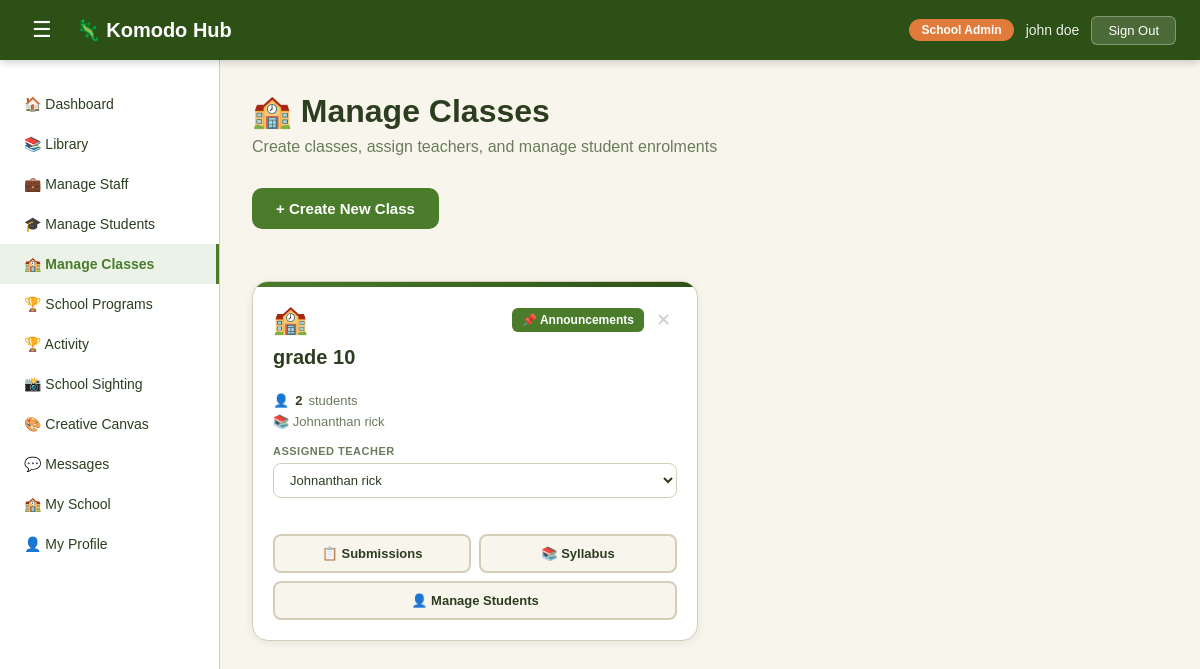
Page /classes (signed in) on the committed database.
### tables this page shows
CREATE TABLE user(
    user_id INTEGER PRIMARY KEY AUTOINCREMENT,
    fullname TEXT NOT NULL,
    email TEXT NOT NULL,
    role TEXT,
    password TEXT NOT NULL,
    organization_id INTEGER, avatar TEXT, phone TEXT, location TEXT, created_at TIMESTAMP DEFAULT '2025-01-01', status TEXT DEFAULT 'active', points INTEGER DEFAULT 0,
    FOREIGN KEY (organization_id) REFERENCES organization(organization_id)
);

CREATE TABLE class (
    class_id INTEGER PRIMARY KEY AUTOINCREMENT,
    name TEXT NOT NULL,
    subject TEXT,
    organization_id INTEGER NOT NULL,
    teacher_id INTEGER,
    created_at TIMESTAMP DEFAULT CURRENT_TIMESTAMP,
    FOREIGN KEY (organization_id) REFERENCES organization(organization_id),
    FOREIGN KEY (teacher_id) REFERENCES user(user_id)
);

### app.py (the view)
@app.route('/classes')
def get_classes():
    if 'user_id' not in session:
        return redirect(url_for('login_get'))
    if session['role'] not in ['school-admin', 'principal', 'teacher']:
        return abort(403)
    user = db.fetch_one('SELECT * FROM user WHERE user_id = ?', (session['user_id'],))
    org_id = session.get('organization_id')
    if session['role'] == 'teacher':
        sql = '''
            SELECT c.*,
                u.fullname as teacher_name,
                (SELECT COUNT(*) FROM class_enrollment ce
                WHERE ce.class_id = c.class_id) as student_count
            FROM class c
            LEFT JOIN user u ON c.teacher_id = u.user_id
            WHERE c.organization_id = ? AND c.teacher_id = ?
            ORDER BY c.created_at DESC
        '''
        classes = db.fetch_query(sql, (org_id, session['user_id']))
    else:
        sql = '''
            SELECT c.*,
                u.fullname as teacher_name,
                (SELECT COUNT(*) FROM class_enrollment ce
                WHERE ce.class_id = c.class_id) as student_count
            FROM class c
            LEFT JOIN user u ON c.teacher_id = u.user_id
            WHERE c.organization_id = ?
            ORDER BY c.created_at DESC
        '''
        classes = db.fetch_query(sql, (org_id,))
    teachers = db.fetch_query(
        "SELECT user_id, fullname FROM user WHERE role = 'teacher' AND organization_id = ?",
        (org_id,)
    )
    return render_template('shared/classes.html',
        user=user,
        classes=[dict(c) for c in classes],
        teachers=teachers
    )

### app.py (called while the page is built)
@app.context_processor
def inject_enrolled_class():
    if session.get('role') == 'student' and session.get('user_id'):
        enrolled_class = db.fetch_one(
            'SELECT class_id FROM class_enrollment WHERE student_id = ? LIMIT 1',
            (session['user_id'],)
        )
        return {'enrolled_class': enrolled_class}
    return {'enrolled_class': None}

### database.py (called while the page is built)
def fetch_query(sql, params=()):
    with sqlite3.connect('Komodo_DB.db') as con:
        con.row_factory = sqlite3.Row
        cur = con.cursor()
        cur.execute(sql, params)
        rows = cur.fetchall()
        return rows

def fetch_one(sql, params=()):
    with sqlite3.connect('Komodo_DB.db') as con:
        con.row_factory = sqlite3.Row
        cur = con.cursor()
        cur.execute(sql, params)
        row = cur.fetchone()
        return row

### templates/shared/classes.html (shortened to what this page needs)
<!DOCTYPE html>
<html lang="en">
<head>
    <link rel="stylesheet" href="{{ url_for('static', filename='css/style.css') }}">
    <link rel="stylesheet" href="{{ url_for('static', filename='css/dashboard.css') }}">
    <link rel="stylesheet" href="{{ url_for('static', filename='css/tabs/classes.css') }}">
</head>
<body class="dashboard-body">
    {% include 'shared/navbar.html' %}
    <div class="dash-layout">
        {% include 'shared/sidebar.html' %}
        <main class="dash-main">
            <div class="page-header">
                <h1>&#127979; Manage Classes</h1>
                <p>Create classes, assign teachers, and manage student enrolments</p>
            </div>
            <div style="margin-bottom: 24px;">
                {% if user['role'] in ['school-admin', 'principal'] %}
                <button class="btn-create-class" onclick="openCreateClassModal()">
                    + Create New Class
                </button>
                {% endif %}
            </div>
            <div class="classes-grid" id="classes-grid">
                {% for c in classes %}
                <div class="class-card" id="class-card-{{ c['class_id'] }}">
                    <div class="class-card-header">
                        <div class="class-icon">&#127979;</div>
                        <div style="display:flex; align-items:center; gap:6px;">
                            <a href="/notes/{{ c['class_id'] }}" class="btn-notes-corner">📌 Announcements</a>
                            {% if user['role'] in ['school-admin', 'principal'] %}
                            <button class="btn-delete-class" onclick="deleteClass({{ c['class_id'] }})">✕</button>
                            {% endif %}
                        </div>
                    </div>
                    <h3 class="class-name">{{ c['name'] }}</h3>
                    <div class="class-stats">
                        <span class="class-stat">
                            &#128100;
                            <strong>{{ c['student_count'] }}</strong> students
                        </span>
                        <span class="class-stat">
                            &#128218;
                            {% if c['teacher_name'] %}
                                {{ c['teacher_name'] }}
                            {% else %}
                                <em>No teacher assigned</em>
                            {% endif %}
                        </span>
                    </div>
                    {% if user['role'] in ['school-admin', 'principal'] %}
                    <div class="class-teacher-select">
                        <label>Assigned Teacher</label>
                        <select onchange="updateTeacher({{ c['class_id'] }}, this.value)">
                            {% for t in teachers %}
                            <option value="{{ t['user_id'] }}"
                                {% if c['teacher_id'] == t['user_id'] %}selected{% endif %}>
                                {{ t['fullname'] }}
                            </option>
                            {% endfor %}
                        </select>
                    </div>
                    {% endif %}
                    <div class="class-card-actions">
                        <a href="/class-submissions/{{ c['class_id'] }}" class="btn-notes-link">📋 Submissions</a>
                        <a href="/syllabus/{{ c['class_id'] }}" class="btn-notes-link btn-syllabus">&#128218; Syllabus</a>
                    </div>
                    <button class="btn-manage-students"
                            onclick="openStudentsModal({{ c['class_id'] }}, '{{ c['name'] }}')">
                        &#128100; Manage Students
                    </button>
                </div>
                {% else %}
                <div class="no-classes" data-placeholder>
                    <p>No classes yet. Create your first one!</p>
                </div>
                {% endfor %}
            </div>
        </main>
    </div>
</body>
</html>

### templates/shared/navbar.html
    <nav class="dash-nav">
        <div class="dash-nav-left">
            <button class="sidebar-toggle" onclick="toggleSidebar()">&#9776;</button>
            <a href="/dashboard/{{ user['role'] }}" class="dash-logo">&#129422; Komodo Hub</a>
        </div>
        <div class="dash-nav-right">
            <span class="nav-role-badge">{{ user['role'].replace('-', ' ').title() }}</span>
            <span class="nav-username">{{ user['fullname'] }}</span>
            <button class="btn-signout" onclick="signOut()">Sign Out</button>
        </div>
    </nav>

### static/css/style.css (style rules this page uses)
* { margin: 0; padding: 0; box-sizing: border-box; }
:root { --primary-green: #2D5016; --secondary-green: #4A7C2C; --accent-orange: #E17B3C; --light-bg: #F8F5ED; --white: #FFFFFF; --text-dark: #2C3E1F; --text-muted: #6B7C5C; --border-color: #D4CDB8; }
body { font-family: Arial, sans-serif; background-color: var(--light-bg); min-height: 100vh; display: flex; align-items: center; justify-content: center; padding: 20px; }

### static/css/dashboard.css (style rules this page uses)
.dashboard-body { display: block; padding: 0; background-color: var(--light-bg); min-height: 100vh; }
.dash-nav { background-color: var(--primary-green); color: var(--white); padding: 0 24px; height: 60px; display: flex; align-items: center; justify-content: space-between; position: sticky; top: 0; z-index: 100; box-shadow: 0 2px 8px rgba(0,0,0,0.2); }
.dash-nav-left { display: flex; align-items: center; gap: 16px; }
.dash-logo { color: var(--white); text-decoration: none; font-size: 20px; font-weight: bold; }
.sidebar-toggle { background: none; border: none; color: var(--white); font-size: 22px; cursor: pointer; padding: 4px 8px; border-radius: 4px; }
.dash-nav-right { display: flex; align-items: center; gap: 12px; }
.nav-role-badge { background-color: var(--accent-orange); color: var(--white); padding: 4px 12px; border-radius: 20px; font-size: 12px; font-weight: bold; }
.nav-username { font-size: 14px; color: rgba(255,255,255,0.9); }
.btn-signout { background-color: rgba(255,255,255,0.15); color: var(--white); border: 1px solid rgba(255,255,255,0.3); padding: 6px 16px; border-radius: 6px; font-size: 13px; cursor: pointer; }
.dash-layout { display: flex; min-height: calc(100vh - 60px); }
.dash-main { flex: 1; padding: 32px; overflow-y: auto; }

### rows in the picture
user: role.replace "School Admin", fullname "john doe"
class: name "grade 10", student_count "2", teacher_name "Johnanthan rick", teacher+class_id "Johnanthan rick"
